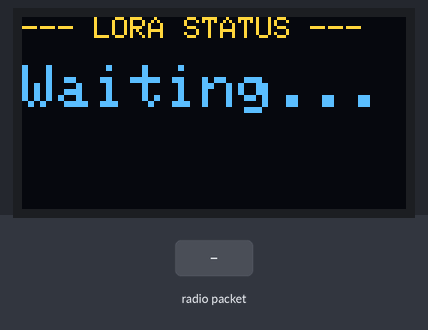
This sketch was run on a simulated ESP32. Parts: 128×64 one-colour display. The test bench sets the inputs (shaded band). The OLED is the two-colour kind (top 16 rows yellow); no radio packets arrive unless stated; what the sketch prints to the serial monitor is not drawn.

Above: at 2.8 s.
2.9 s: radio packet "1" arrives
At 3.3 s:
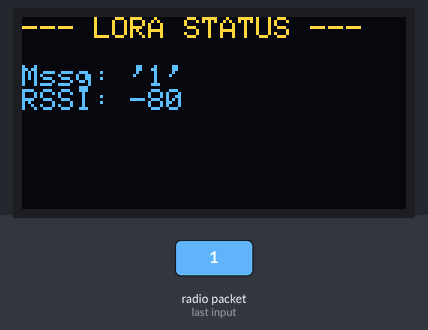
5.9 s: radio packet "0" arrives
At 7.4 s:
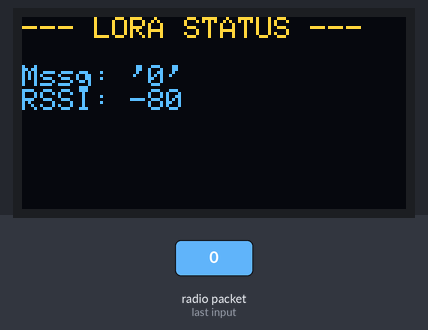
8.9 s: radio packet "2" arrives
Timing chart, 0 to 11.9 s (numbered marks = the images above; inputs shaded):
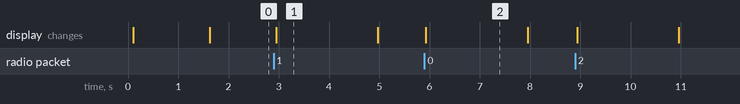

The sketch:

lora_get.ino
```cpp
#include <SPI.h>
#include <LoRa.h>
#include <Wire.h>
#include <Adafruit_GFX.h>
#include <Adafruit_SSD1306.h>

// hardware pins
#define LORA_SCK 5
#define LORA_MISO 19
#define LORA_MOSI 27
#define LORA_CS 18
#define LORA_RST 23
#define LORA_DIO0 26

// oled pins
#define SCREEN_WIDTH 128
#define SCREEN_HEIGHT 64
#define OLED_SDA 21
#define OLED_SCL 22
#define OLED_RST -1 // -1 indicates to share the same reset pin as on the system

Adafruit_SSD1306 display(SCREEN_WIDTH, SCREEN_HEIGHT, &Wire, OLED_RST);

void setup() {
  Serial.begin(9600);
  while (!Serial);

  Wire.begin(OLED_SDA, OLED_SCL);
  if(!display.begin(SSD1306_SWITCHCAPVCC, 0x3C)) {
    Serial.println("SSD1306 OLED allocation failed");
    while(1);
  }

  display.clearDisplay();
  display.setTextColor(SSD1306_WHITE);
  display.setTextSize(1);
  display.setCursor(0, 0);
  display.println("Initializing...");
  display.display();

  Serial.println("LoRa Receiver");

  SPI.begin(LORA_SCK, LORA_MISO, LORA_MOSI, LORA_CS);
  LoRa.setPins(LORA_CS, LORA_RST, LORA_DIO0);

  if (!LoRa.begin(915E6)) {
    Serial.println("Starting LoRa failed!");
    display.clearDisplay();
    display.setCursor(0, 0);
    display.println("LoRa Init Failed!");
    display.display();
    while (1);
  }

  Serial.println("LoRa successfully initialized!");
  display.clearDisplay();
  display.setCursor(0,0);
  display.println("Ready to Receive!");
  display.display();
  delay(1500);

}

void loop() {
  display.clearDisplay();
  display.setCursor(0, 0);

  display.setTextSize(1);
  display.println("--- LORA STATUS ---");
  display.println("");
  // try to parse packet
  int packetSize = LoRa.parsePacket();
  if (packetSize) {
    // received a packet
    Serial.print("Received packet '");
    display.setTextSize(1);
    display.print("Mssg: '");

    // read packet
    while (LoRa.available()) {
      char incoming = (char)LoRa.read();
      Serial.print(incoming);
      display.print(incoming);
    }
    display.println("'");

    // print RSSI of packet
    Serial.print("' with RSSI ");
    display.print("RSSI: ");
    Serial.println(LoRa.packetRssi());
    display.println(LoRa.packetRssi());
    display.display();
    delay(2000);
  }
  else {
    Serial.println("Waiting...");
    display.setTextSize(2);
    display.print("Waiting...");
    display.display();
    //delay(1000);
  }
}
```

Measured:
- after the input at 2.9 s, the display: changes after 0.05 s (image 1)
- after the input at 5.9 s, the display: changes at once (image 2)
- what the display in image 1 shows lasts 2.1 s, from 2.9 s to 5.0 s
